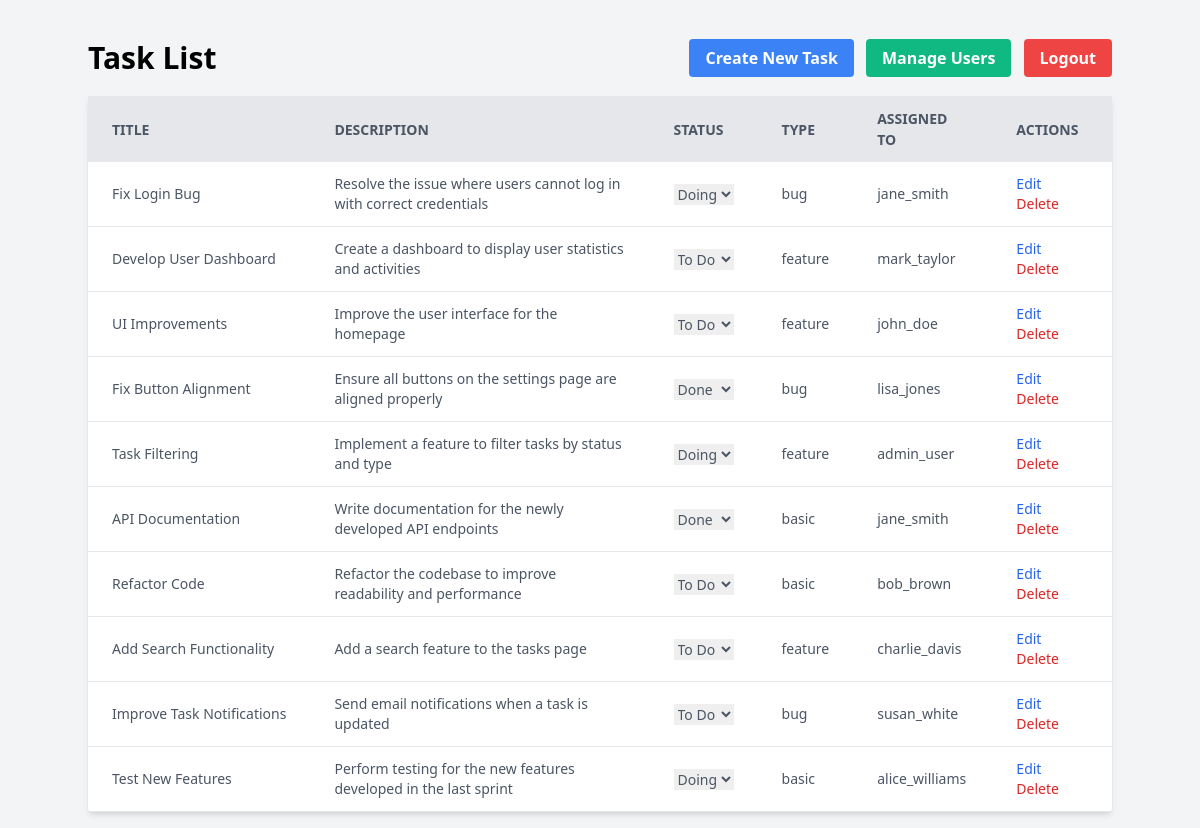
Page /index.php?action=tasks (signed in) on the committed database.
### tables this page shows
CREATE TABLE IF NOT EXISTS `tasks` (
  `id` int(11) NOT NULL AUTO_INCREMENT,
  `title` varchar(255) NOT NULL,
  `description` text,
  `status` enum('todo', 'doing', 'done') DEFAULT 'todo',
  `type` enum('basic', 'bug', 'feature') DEFAULT 'basic',
  `assigned_to` int(11),
  `created_by` int(11),
  `created_at` timestamp DEFAULT CURRENT_TIMESTAMP,
  `updated_at` timestamp DEFAULT CURRENT_TIMESTAMP ON UPDATE CURRENT_TIMESTAMP,
  PRIMARY KEY (`id`),
  FOREIGN KEY (`assigned_to`) REFERENCES `users` (`id`) ON DELETE SET NULL,
  FOREIGN KEY (`created_by`) REFERENCES `users` (`id`) ON DELETE CASCADE
);

CREATE TABLE IF NOT EXISTS `users` (
  `id` int(11) NOT NULL AUTO_INCREMENT,
  `username` varchar(50) NOT NULL,
  `email` varchar(100) NOT NULL,
  `password` varchar(255) NOT NULL,
  `role` enum('user', 'admin') DEFAULT 'user',
  `created_at` timestamp DEFAULT CURRENT_TIMESTAMP,
  PRIMARY KEY (`id`),
  UNIQUE KEY `username` (`username`),
  UNIQUE KEY `email` (`email`)
);

### controllers/Controller.php (called while the page is built, shortened)
<?php
class Controller {
    protected function render($view, $data = []) {
        extract($data);
        include __DIR__ . "/../views/{$view}.php";
    }
}

### controllers/TaskController.php (called while the page is built, shortened)
<?php
require_once __DIR__ . '/Controller.php';
require_once __DIR__ . '/../models/Task.php';
class TaskController extends Controller {
    private $task;
    public function __construct($db) {
        $this->task = new Task($db);
    }
    public function index() {
        $tasks = $this->task->read($_SESSION['user_id'], $_SESSION['role']);
        $this->render('task_list', ['tasks' => $tasks, 'csrf_token' => $this->generateCSRFToken()]);
    }
    private function generateCSRFToken() {
        return $_SESSION['csrf_token'];
    }
}

### models/Task.php (called while the page is built, shortened)
<?php
class Task {
    private $conn;
    private $table_name = "tasks";
    public function __construct($db) {
        $this->conn = $db;
    }
    public function read($user_id, $role) {
        $query = "SELECT t.id, t.title, t.description, t.status, t.type, t.assigned_to, u.username as assigned_to_name, t.created_by, c.username as created_by_name, t.created_at, t.updated_at
                  FROM " . $this->table_name . " t
                  LEFT JOIN users u ON t.assigned_to = u.id
                  LEFT JOIN users c ON t.created_by = c.id";
        $query .= " ORDER BY t.created_at DESC";
        $stmt = $this->conn->prepare($query);
        $stmt->execute();
        return $stmt->fetchAll(PDO::FETCH_ASSOC);
    }
}

### views/task_list.php (the view, shortened to what this page needs)
<!DOCTYPE html>
<html lang="en">
<head>
    <link href="https://cdn.jsdelivr.net/npm/tailwindcss@2.2.19/dist/tailwind.min.css" rel="stylesheet">
</head>
<body class="bg-gray-100">
    <div class="container mx-auto mt-10">
        <div class="flex justify-between items-center mb-5">
            <h1 class="text-3xl font-bold">Task List</h1>
            <div>
                <?php if ($_SESSION['role'] === 'admin'): ?>
                <a href="index.php?action=create_task"
                    class="bg-blue-500 hover:bg-blue-700 text-white font-bold py-2 px-4 rounded">Create New Task</a>
                <a href="index.php?action=list_users"
                    class="bg-green-500 hover:bg-green-700 text-white font-bold py-2 px-4 rounded ml-2">Manage Users</a>
                <?php endif; ?>
                <a href="index.php?action=logout"
                    class="bg-red-500 hover:bg-red-700 text-white font-bold py-2 px-4 rounded ml-2">Logout</a>
            </div>
        </div>
        <table class="w-full bg-white shadow-md rounded mb-4">
            <thead>
                <tr class="bg-gray-200 text-gray-600 uppercase text-sm leading-normal">
                    <th class="py-3 px-6 text-left">Title</th>
                    <th class="py-3 px-6 text-left">Description</th>
                    <th class="py-3 px-6 text-left">Status</th>
                    <th class="py-3 px-6 text-left">Type</th>
                    <th class="py-3 px-6 text-left">Assigned To</th>
                    <th class="py-3 px-6 text-left">Actions</th>
                </tr>
            </thead>
            <tbody class="text-gray-600 text-sm font-light">
                <?php foreach ($tasks as $task): ?>
                <tr class="border-b border-gray-200 hover:bg-gray-100">
                    <td class="py-3 px-6 text-left whitespace-nowrap"><?php echo htmlspecialchars($task['title']); ?>
                    </td>
                    <td class="py-3 px-6 text-left"><?php echo htmlspecialchars($task['description']); ?></td>
                    <td class="py-3 px-6 text-left">
                        <select class="status-select" data-task-id="<?php echo $task['id']; ?>"
                            data-original-status="<?php echo $task['status']; ?>"
                            <?php echo $_SESSION['role'] !== 'admin' && $task['assigned_to'] != $_SESSION['user_id'] ? 'disabled' : ''; ?>>
                            <option value="todo" <?php echo $task['status'] === 'todo' ? 'selected' : ''; ?>>To Do
                            </option>
                            <option value="doing" <?php echo $task['status'] === 'doing' ? 'selected' : ''; ?>>Doing
                            </option>
                            <option value="done" <?php echo $task['status'] === 'done' ? 'selected' : ''; ?>>Done
                            </option>
                        </select>
                    </td>
                    <td class="py-3 px-6 text-left"><?php echo htmlspecialchars($task['type']); ?></td>
                    <td class="py-3 px-6 text-left"><?php echo htmlspecialchars($task['assigned_to_name']); ?></td>
                    <td class="py-3 px-6 text-left">
                        <?php if ($_SESSION['role'] === 'admin'): ?>
                        <a href="index.php?action=update_task&id=<?php echo $task['id']; ?>"
                            class="text-blue-600 hover:text-blue-900 mr-2">Edit</a>
                        <a href="#" onclick="confirmDelete(<?php echo $task['id']; ?>)"
                            class="text-red-600 hover:text-red-900">Delete</a>
                        <?php endif; ?>
                    </td>
                </tr>
                <?php endforeach; ?>
            </tbody>
        </table>
    </div>
</body>
</html>

### rows in the picture
tasks: title "Fix Login Bug", description "Resolve the issue where users cannot log in with correct credentials", status+id "Doing", type "bug", assigned_to.username "jane_smith"
tasks: title "Develop User Dashboard", description "Create a dashboard to display user statistics and activities", status+id "To Do", type "feature", assigned_to.username "mark_taylor"
tasks: title "UI Improvements", description "Improve the user interface for the homepage", status+id "To Do", type "feature", assigned_to.username "john_doe"
tasks: title "Fix Button Alignment", description "Ensure all buttons on the settings page are aligned properly", status+id "Done", type "bug", assigned_to.username "lisa_jones"
tasks: title "Task Filtering", description "Implement a feature to filter tasks by status and type", status+id "Doing", type "feature", assigned_to.username "admin_user"
tasks: title "API Documentation", description "Write documentation for the newly developed API endpoints", status+id "Done", type "basic", assigned_to.username "jane_smith"
tasks: title "Refactor Code", description "Refactor the codebase to improve readability and performance", status+id "To Do", type "basic", assigned_to.username "bob_brown"
tasks: title "Add Search Functionality", description "Add a search feature to the tasks page", status+id "To Do", type "feature", assigned_to.username "charlie_davis"
tasks: title "Improve Task Notifications", description "Send email notifications when a task is updated", status+id "To Do", type "bug", assigned_to.username "susan_white"
tasks: title "Test New Features", description "Perform testing for the new features developed in the last sprint", status+id "Doing", type "basic", assigned_to.username "alice_williams"
